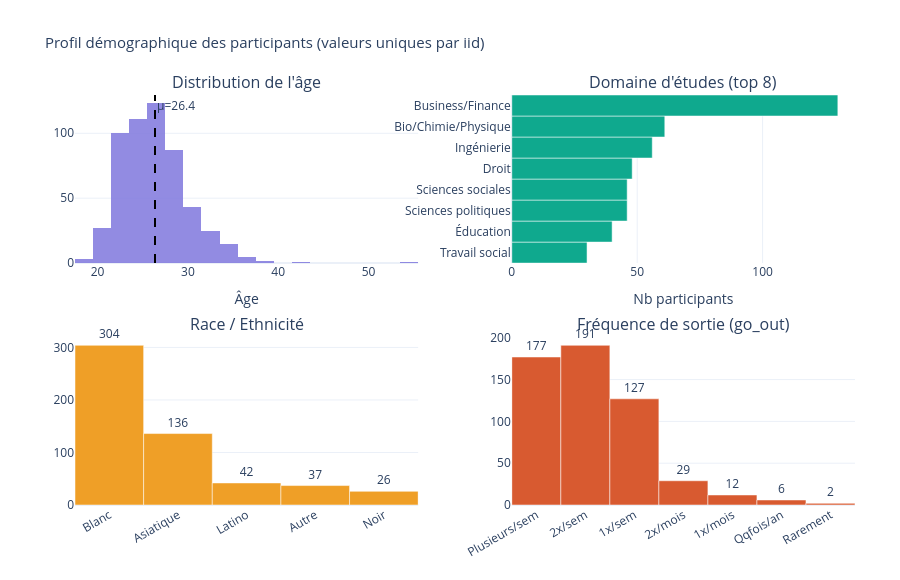

Here is the notebook cell this chart was saved with:
### Code cell
# =============================================================================
# DÉMOGRAPHIE
# =============================================================================
print("\n" + "─" * 65)
print("DÉMOGRAPHIE")
print("─" * 65)
 
# Participants uniques seulement
df_part = df.drop_duplicates("iid").copy()
 
print(f"\nParticipants uniques : {len(df_part)}")
print(f"Âge moyen : {df_part['age'].mean():.1f} ans  |  Médiane : {df_part['age'].median():.0f} ans")
print(f"Domaine #1 : Business/Finance ({(df_part['field_cd']==8).sum()} participants)")
print(f"Race majoritaire : Blanc ({(df_part['race']==2).sum()} participants)")
print(f"Go_out 1-2x/sem : {((df_part['go_out']<=2)).sum()} participants ({((df_part['go_out']<=2)).mean()*100:.0f}%)")
 
fig_u5 = make_subplots(
    rows=2, cols=2,
    subplot_titles=[
        "Distribution de l'âge",
        "Domaine d'études (top 8)",
        "Race / Ethnicité",
        "Fréquence de sortie (go_out)"
    ],
    vertical_spacing=0.18, horizontal_spacing=0.12,
)
 
# Âge
fig_u5.add_trace(go.Histogram(
    x=df_part["age"], nbinsx=25,
    marker_color=C["purple"], opacity=0.85, showlegend=False,
), row=1, col=1)
fig_u5.add_vline(x=df_part["age"].mean(), line_dash="dash", line_color="black",
    annotation_text=f"μ={df_part['age'].mean():.1f}", row=1, col=1)
 
# Domaine (top 8)
field_cnt = df_part["field_cd"].value_counts().head(8).reset_index()
field_cnt.columns = ["code","count"]
field_cnt["label"] = field_cnt["code"].map(FIELD_MAP).fillna("Autre")
field_cnt = field_cnt.sort_values("count", ascending=True)
fig_u5.add_trace(go.Bar(
    y=field_cnt["label"], x=field_cnt["count"],
    orientation="h", marker_color=C["teal"],
    showlegend=False,
), row=1, col=2)
 
# Race
race_cnt = df_part["race"].value_counts().reset_index()
race_cnt.columns = ["code","count"]
race_cnt["label"] = race_cnt["code"].map(RACE_MAP).fillna("Autre")
fig_u5.add_trace(go.Bar(
    x=race_cnt["label"], y=race_cnt["count"],
    marker_color=C["amber"], showlegend=False,
    text=race_cnt["count"], textposition="outside", cliponaxis=False,
), row=2, col=1)
 
# Go_out
goout_cnt = df_part["go_out"].value_counts().sort_index().reset_index()
goout_cnt.columns = ["code","count"]
goout_cnt["label"] = goout_cnt["code"].map(GOOUT_MAP).fillna("?")
fig_u5.add_trace(go.Bar(
    x=goout_cnt["label"], y=goout_cnt["count"],
    marker_color=C["coral"], showlegend=False,
    text=goout_cnt["count"], textposition="outside", cliponaxis=False,
), row=2, col=2)
 
fig_u5.update_layout(
    title="Profil démographique des participants (valeurs uniques par iid)",
    height=580, plot_bgcolor="white", title_font_size=15,
    margin=dict(t=95, b=75, l=75, r=45),
)
fig_u5.update_xaxes(title_text="Âge", row=1, col=1)
fig_u5.update_xaxes(title_text="Nb participants", row=1, col=2)
fig_u5.update_xaxes(tickangle=-30, row=2, col=1)
fig_u5.update_xaxes(tickangle=-30, row=2, col=2)
fig_u5.show()

### Figure 1 — Plotly figure (JSON) as saved in the notebook; plotly's stock layout.template omitted (floating-point values rounded to 4 significant figures; data arrays with more than 128 entries replaced by an {"elided": "..."} marker saying what was removed)
{"data": [{"marker": {"color": "#7F77DD"}, "nbinsx": 25, "opacity": 0.85, "showlegend": false, "type": "histogram", "x": {"elided": "551 float values"}, "xaxis": "x", "yaxis": "y"}, {"marker": {"color": "#0FA98E"}, "orientation": "h", "showlegend": false, "type": "bar", "x": [30, 40, 46, 46, 48, 56, 61, 130], "xaxis": "x2", "y": ["Travail social", "Éducation", "Sciences politiques", "Sciences sociales", "Droit", "Ingénierie", "Bio/Chimie/Physique", "Business/Finance"], "yaxis": "y2"}, {"cliponaxis": false, "marker": {"color": "#EF9F27"}, "showlegend": false, "text": [304.0, 136.0, 42.0, 37.0, 26.0], "textposition": "outside", "type": "bar", "x": ["Blanc", "Asiatique", "Latino", "Autre", "Noir"], "xaxis": "x3", "y": [304, 136, 42, 37, 26], "yaxis": "y3"}, {"cliponaxis": false, "marker": {"color": "#D85A30"}, "showlegend": false, "text": [177.0, 191.0, 127.0, 29.0, 12.0, 6.0, 2.0], "textposition": "outside", "type": "bar", "x": ["Plusieurs/sem", "2x/sem", "1x/sem", "2x/mois", "1x/mois", "Qqfois/an", "Rarement"], "xaxis": "x4", "y": [177, 191, 127, 29, 12, 6, 2], "yaxis": "y4"}], "layout": {"annotations": [{"font": {"size": 16}, "showarrow": false, "text": "Distribution de l'âge", "x": 0.22, "xanchor": "center", "xref": "paper", "y": 1, "yanchor": "bottom", "yref": "paper"}, {"font": {"size": 16}, "showarrow": false, "text": "Domaine d'études (top 8)", "x": 0.78, "xanchor": "center", "xref": "paper", "y": 1, "yanchor": "bottom", "yref": "paper"}, {"font": {"size": 16}, "showarrow": false, "text": "Race / Ethnicité", "x": 0.22, "xanchor": "center", "xref": "paper", "y": 0.41, "yanchor": "bottom", "yref": "paper"}, {"font": {"size": 16}, "showarrow": false, "text": "Fréquence de sortie (go_out)", "x": 0.78, "xanchor": "center", "xref": "paper", "y": 0.41, "yanchor": "bottom", "yref": "paper"}, {"showarrow": false, "text": "μ=26.4", "x": 26.36, "xanchor": "left", "xref": "x", "y": 1, "yanchor": "top", "yref": "y domain"}], "height": 580, "margin": {"b": 75, "l": 75, "r": 45, "t": 95}, "plot_bgcolor": "white", "shapes": [{"line": {"color": "black", "dash": "dash"}, "type": "line", "x0": 26.36, "x1": 26.36, "xref": "x", "y0": 0, "y1": 1, "yref": "y domain"}], "title": {"font": {"size": 15}, "text": "Profil démographique des participants (valeurs uniques par iid)"}, "xaxis": {"anchor": "y", "domain": [0, 0.44], "title": {"text": "Âge"}}, "xaxis2": {"anchor": "y2", "domain": [0.56, 1], "title": {"text": "Nb participants"}}, "xaxis3": {"anchor": "y3", "domain": [0, 0.44], "tickangle": -30}, "xaxis4": {"anchor": "y4", "domain": [0.56, 1], "tickangle": -30}, "yaxis": {"anchor": "x", "domain": [0.59, 1]}, "yaxis2": {"anchor": "x2", "domain": [0.59, 1]}, "yaxis3": {"anchor": "x3", "domain": [0, 0.41]}, "yaxis4": {"anchor": "x4", "domain": [0, 0.41]}}}
